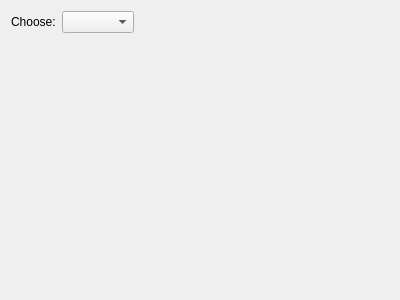
<?xml version="1.0" encoding="UTF-8"?>
<ui version="4.0">
 <class>Form</class>
 <widget class="QWidget" name="Form">
  <property name="geometry">
   <rect>
    <x>0</x>
    <y>0</y>
    <width>400</width>
    <height>300</height>
   </rect>
  </property>
  <property name="windowTitle">
   <string>Form</string>
  </property>
  <layout class="QGridLayout" name="gridLayout">
   <item row="0" column="2">
    <spacer name="horizontalSpacer">
     <property name="orientation">
      <enum>Qt::Horizontal</enum>
     </property>
     <property name="sizeHint" stdset="0">
      <size>
       <width>40</width>
       <height>20</height>
      </size>
     </property>
    </spacer>
   </item>
   <item row="1" column="0" colspan="3">
    <widget class="QStackedWidget" name="stackedWidget">
     <property name="currentIndex">
      <number>-1</number>
     </property>
    </widget>
   </item>
   <item row="0" column="1">
    <widget class="QComboBox" name="comboBox"/>
   </item>
   <item row="0" column="0">
    <widget class="QLabel" name="label">
     <property name="text">
      <string>Choose:</string>
     </property>
    </widget>
   </item>
  </layout>
 </widget>
 <resources/>
 <connections/>
</ui>
